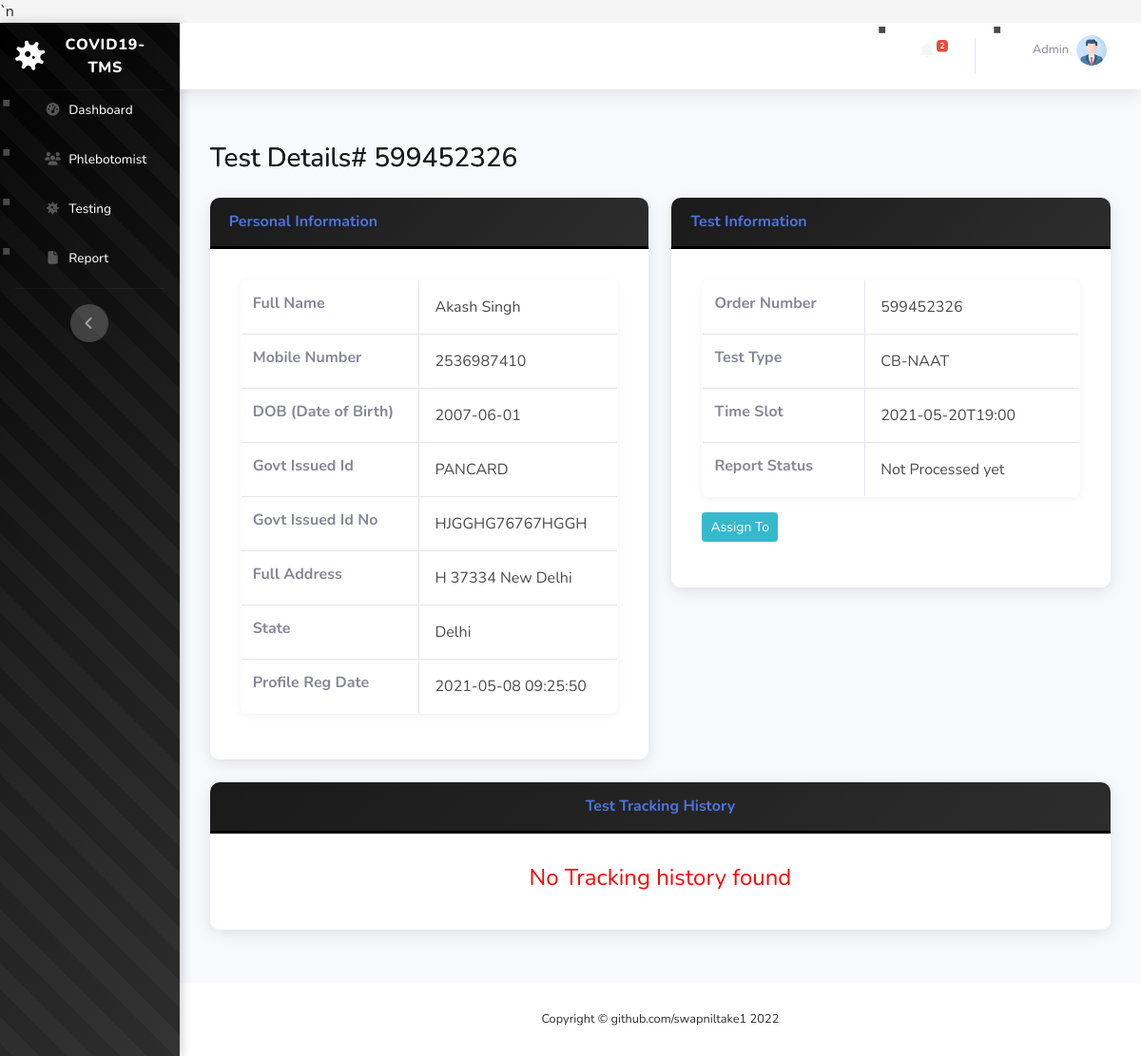
The page /covid-tms/test-details.php?tid=6&&oid=599452326 (signed in) on the database its author committed.
### tables this page shows
CREATE TABLE `tbltestrecord` (
  `id` int(11) NOT NULL,
  `OrderNumber` bigint(14) DEFAULT NULL,
  `PatientMobileNumber` bigint(14) DEFAULT NULL,
  `TestType` varchar(100) DEFAULT NULL,
  `TestTimeSlot` varchar(120) DEFAULT NULL,
  `ReportStatus` varchar(100) DEFAULT NULL,
  `FinalReport` varchar(150) DEFAULT NULL,
  `ReportUploadTime` varchar(200) DEFAULT NULL,
  `RegistrationDate` timestamp NULL DEFAULT current_timestamp(),
  `AssignedtoEmpId` varchar(150) DEFAULT NULL,
  `AssigntoName` varchar(180) DEFAULT NULL,
  `AssignedTime` varchar(100) DEFAULT NULL
);

CREATE TABLE `tblpatients` (
  `id` int(11) NOT NULL,
  `FullName` varchar(120) DEFAULT NULL,
  `MobileNumber` bigint(12) DEFAULT NULL,
  `DateOfBirth` date DEFAULT NULL,
  `GovtIssuedId` varchar(150) DEFAULT NULL,
  `GovtIssuedIdNo` varchar(150) DEFAULT NULL,
  `FullAddress` varchar(255) DEFAULT NULL,
  `State` varchar(200) DEFAULT NULL,
  `RegistrationDate` timestamp NOT NULL DEFAULT current_timestamp()
);

### covid-tms/test-details.php (the view, shortened to what this page needs)
<?php session_start();
include_once('includes/config.php');
if (strlen($_SESSION['aid']==0)) {
  header('location:logout.php');
  } else{
?>
<!DOCTYPE html>
<html lang="en">
<head>
    <link href="vendor/fontawesome-free/css/all.min.css" rel="stylesheet" type="text/css">
    <link href="css/sb-admin-2.min.css" rel="stylesheet">`n    <link href="css/custom-theme.css" rel="stylesheet">
</head>
<body id="page-top">
    <div id="wrapper">
<?php include_once('includes/sidebar.php');?>
        <div id="content-wrapper" class="d-flex flex-column">
            <div id="content">
          <?php include_once('includes/topbar.php');?>
                <div class="container-fluid">
                    <h1 class="h3 mb-4 text-gray-800">Test Details# <?php echo intval($_GET['oid']);?></h1>
<div class="row">
<?php
$testid=intval($_GET['tid']);
$query=mysqli_query($con,"select * from tbltestrecord
join tblpatients on tblpatients.MobileNumber=tbltestrecord.PatientMobileNumber
where  tbltestrecord.id='$testid'");
while($row=mysqli_fetch_array($query)){
    ?>
                        <div class="col-lg-6">
                            <div class="card shadow mb-4">
                                <div class="card-header py-3">
                                    <h6 class="m-0 font-weight-bold text-primary">Personal Information</h6>
                                </div>
                                <div class="card-body">
 <table class="table table-bordered"  width="100%" cellspacing="0">
    <tr>
    <th>Full Name</th>
    <td><?php echo $row['FullName'];?></td>
    </tr>
     <tr>
    <th>Mobile Number</th>
    <td><?php echo $row['MobileNumber'];?></td>
    </tr>
     <tr>
    <th>DOB (Date of Birth)</th>
    <td><?php echo $row['DateOfBirth'];?></td>
    </tr>
     <tr>
    <th>Govt Issued Id</th>
    <td><?php echo $row['GovtIssuedId'];?></td>
    </tr>
     <tr>
    <th>Govt Issued Id No</th>
    <td><?php echo $row['GovtIssuedIdNo'];?></td>
    </tr>
     <tr>
    <th>Full Address</th>
    <td><?php echo $row['FullAddress'];?></td>
    </tr>
    <tr>
    <th>State</th>
    <td><?php echo $row['State'];?></td>
    </tr>
    <tr>
    <th>Profile Reg Date</th>
    <td><?php echo $row['RegistrationDate'];?></td>
    </tr>
 </table>
                                </div>
                            </div>
                        </div>
                         <div class="col-lg-6">
                            <div class="card shadow mb-4">
                                <div class="card-header py-3">
                                    <h6 class="m-0 font-weight-bold text-primary">Test Information</h6>
                                </div>
                                <div class="card-body">
 <table class="table table-bordered"  width="100%" cellspacing="0">
    <tr>
    <th>Order Number</th>
    <td><?php echo $row['OrderNumber'];?></td>
    </tr>
    <tr>
    <th>Test Type</th>
    <td><?php echo $row['TestType'];?></td>
    </tr>
    <tr>
    <th>Time Slot</th>
    <td><?php echo $row['TestTimeSlot'];?></td>
    </tr>
 <tr>
    <th>Report Status</th>
    <td><?php if($row['ReportStatus']==''):
              echo "Not Processed yet";
          else:
           echo $row['ReportStatus'];
          endif;
    ?></td>
    </tr>
</table>
<?php if($row['AssignedtoEmpId']==''):
    ?>
        <div class="form-group">
      <button type="button" class="btn btn-info btn-sm" data-toggle="modal" data-target="#assignto">Assign To</button>
            </div>
<?php else:
$rstatus=$row['ReportStatus'];
if($rstatus=='Assigned' || $rstatus=='On the Way for Collection' || $rstatus=='Sample Collected' || $rstatus=='Sent to Lab'):?>
<button type="button" class="btn btn-info btn-sm" data-toggle="modal" data-target="#takeaction">Take Action</button>
<?php
endif;
endif;?>
                                </div>
                            </div>
                        </div>
                    </div>
                <?php } ?>
<?php
$orderid=intval($_GET['oid']);
$ret=mysqli_query($con,"select * from tblreporttracking
join tbladmin on tbladmin.ID=tblreporttracking.RemarkBy
where tblreporttracking.OrderNumber='$orderid'");
$num=mysqli_num_rows($ret);
?>
<div class="row">
                         <div class="col-lg-12">
                            <div class="card shadow mb-4">
                                <div class="card-header py-3">
                                    <h6 class="m-0 font-weight-bold text-primary" align="center">Test  Tracking History</h6>
                                </div>
                                <div class="card-body">
<?php if($num>0){
?>
 <table class="table table-bordered"  width="100%" cellspacing="0">
<tr>
    <th>Remark</th>
    <th>Status</th>
    <th>Remark Date</th>
    <th>Remark By</th>
<?php while($result=mysqli_fetch_array($ret)){?>
</tr>
    <tr>
    <td><?php echo $result['Remark'];?></td>
    <td><?php echo $result['Status'];?></td>
    <td><?php echo $result['PostingTime'];?></td>
    <td><?php echo $result['AdminName'];?></td>
    </tr>
<?php } ?>
</table>
         <?php
     } else { ?>
<h4 align="center" style="color:red"> No Tracking history found </h4>
         <?php } ?>
                                </div>
                            </div>
                        </div>
                    </div>
                </div>
            </div>
           <?php include_once('includes/footer.php');?>
        </div>
    </div>
</body>
</html>
<?php } ?>

### covid-tms/includes/topbar.php (shortened to what this page needs)
      <nav class="navbar navbar-expand navbar-light bg-white topbar mb-4 static-top shadow">
            <?php if($_SESSION['aid']):?>
                    <ul class="navbar-nav ml-auto">
<?php $query=mysqli_query($con,"select * from tbltestrecord where ReportStatus is null");
$count=mysqli_num_rows($query);
?>
                        <li class="nav-item dropdown no-arrow mx-1">
                            <a class="nav-link dropdown-toggle" href="#" id="alertsDropdown" role="button"
                                data-toggle="dropdown" aria-haspopup="true" aria-expanded="false">
                                <i class="fas fa-bell fa-fw"></i>
                                <span class="badge badge-danger badge-counter"><?php echo $count;?></span>
                            </a>
                        </li>
                        <li class="nav-item dropdown no-arrow">
                            <a class="nav-link dropdown-toggle" href="#" id="userDropdown" role="button"
                                data-toggle="dropdown" aria-haspopup="true" aria-expanded="false">
                <?php
$adid=$_SESSION['aid'];
$ret1=mysqli_query($con,"select AdminName from tbladmin where ID='$adid'");
while($row1=mysqli_fetch_array($ret1)){
?>
                                <span class="mr-2 d-none d-lg-inline text-gray-600 small"><?php  echo $row1['AdminName'];?></span>
                           <?php } ?>
                                <img class="img-profile rounded-circle"
                                    src="img/profile.png">
                            </a>
                        </li>
                    </ul>
                <?php endif;?>
                </nav>

### covid-tms/css/custom-theme.css (style rules this page uses)
:root { --primary-black: #000000; --dark-gray: #1a1a1a; --medium-gray: #2d2d2d; --light-gray: #4a4a4a; --extra-light-gray: #6a6a6a; --off-white: #f5f5f5; --pure-white: #ffffff; --accent-gray: #808080; }
body { background-color: var(--off-white); color: var(--medium-gray); font-family: 'Nunito', -apple-system, BlinkMacSystemFont, 'Segoe UI', Roboto, sans-serif; }
.navbar-nav .nav-link { color: var(--off-white) !important; font-weight: 500; padding: 0.5rem 1rem !important; margin: 0 0.25rem; border-radius: 5px; transition: all 0.3s ease; }
.card { border: none; border-radius: 10px; box-shadow: 0 5px 20px rgba(0, 0, 0, 0.1); transition: all 0.3s ease; overflow: hidden; }
.card-header { background: linear-gradient(135deg, var(--dark-gray), var(--medium-gray)) !important; color: var(--pure-white) !important; font-weight: 600; padding: 1.25rem; border-bottom: 3px solid var(--primary-black); }
.card-body { background-color: var(--pure-white); padding: 2rem; }
.table { background-color: var(--pure-white); border-radius: 8px; overflow: hidden; box-shadow: 0 2px 10px rgba(0, 0, 0, 0.05); }
.table tbody tr { border-bottom: 1px solid rgba(0, 0, 0, 0.05); transition: all 0.2s ease; }
.table tbody td { padding: 1rem; color: var(--light-gray); }
ul li { margin-bottom: 0.75rem; padding-left: 1.5rem; position: relative; }
ul li::before { content: '▪'; position: absolute; left: 0; color: var(--light-gray); font-size: 1.5rem; line-height: 1; }
.topbar { background-color: var(--pure-white) !important; box-shadow: 0 2px 10px rgba(0, 0, 0, 0.1); }
#content-wrapper { background-color: var(--off-white); }
.container-fluid { padding: 2rem; }
.card { background-color: var(--pure-white) !important; border: none !important; }
.text-gray-800 { color: var(--dark-gray) !important; }
#wrapper { background-color: var(--off-white); }
.shadow { box-shadow: 0 4px 15px rgba(0, 0, 0, 0.1) !important; }
h1, h2, h3 { background: linear-gradient(135deg, var(--primary-black), var(--light-gray)); -webkit-background-clip: text; background-clip: text; }
a { color: var(--light-gray); transition: all 0.3s ease; }
.small, small { color: var(--extra-light-gray); }

### rows shown on the page
tbltestrecord: tblpatients.FullName "Akash Singh", tblpatients.MobileNumber "2536987410", tblpatients.DateOfBirth "2007-06-01", tblpatients.GovtIssuedId "PANCARD", tblpatients.GovtIssuedIdNo "HJGGHG76767HGGH", tblpatients.FullAddress "H 37334 New Delhi", tblpatients.State "Delhi", tblpatients.RegistrationDate "2021-05-08 09:25:50", OrderNumber "599452326", TestType "CB-NAAT", TestTimeSlot "2021-05-20T19:00", shows "Not Processed yet", shows "Assign To"

### other values the page prints
$count "2"
$row1['AdminName'] "Admin"
$_GET['oid'] "599452326"
